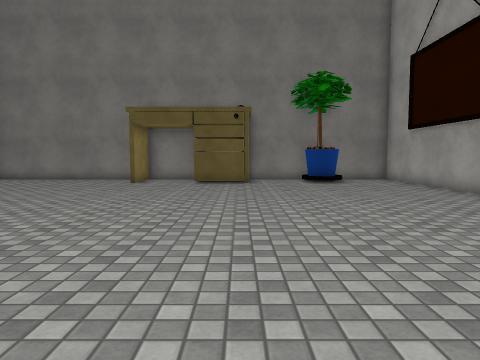
view 1 (above)

16 first-person views from a walk through a scene from a Unity 3-D project. The camera is 1.2 m above the floor, tilts 4° down and sees 70° across. The floor is counted in squares, 1 m on a side. Each view is taken from the middle of a square. On the plan, view 1 faces up. The plan holds only what a view shows up to about 14 squares ahead; the rest is blank. Some surface patterns are stand-ins.

view 2
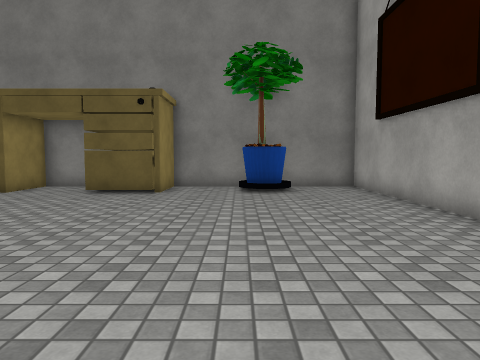

view 3
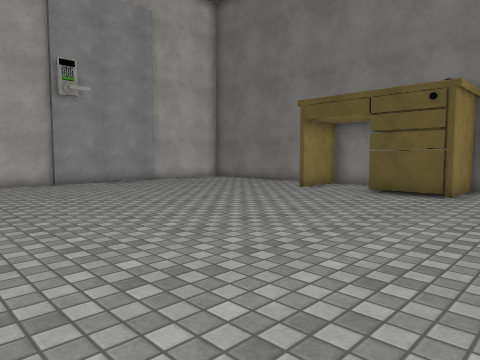

view 4
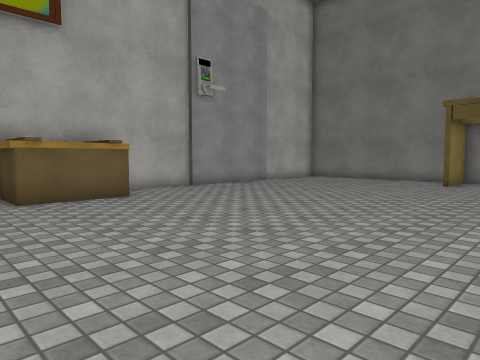

view 5
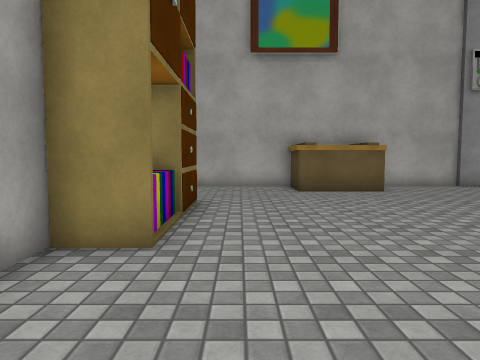

view 6
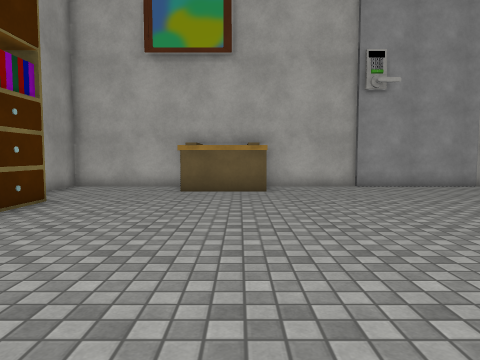

view 7
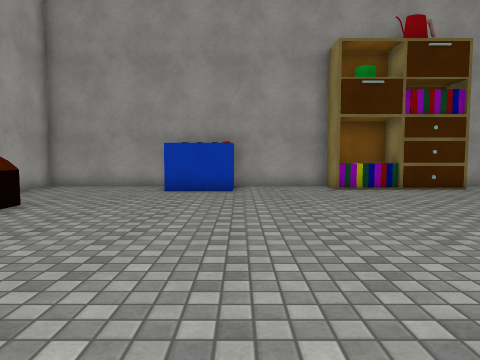

view 8
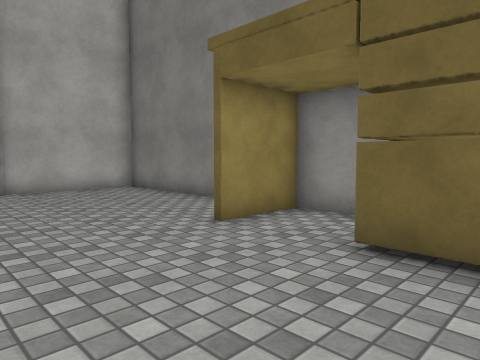

view 9
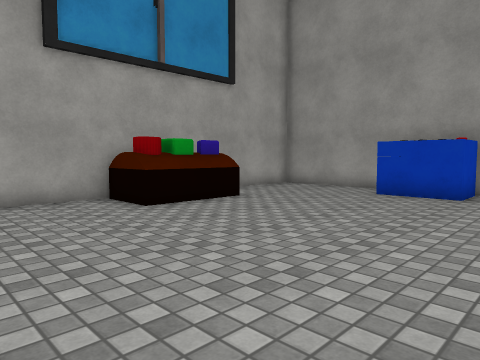

view 10
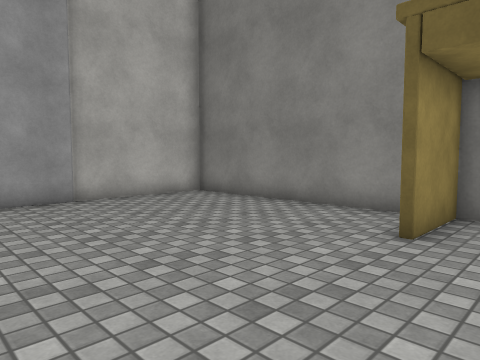

view 11
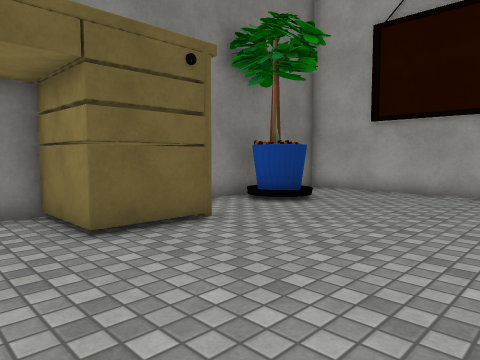

view 12
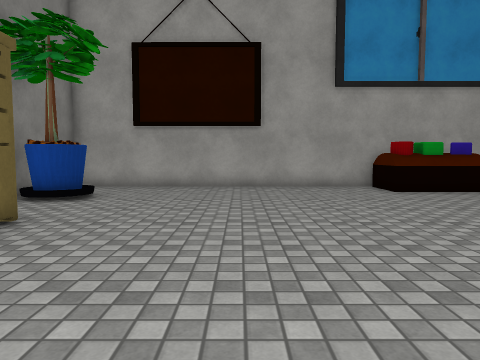

view 13
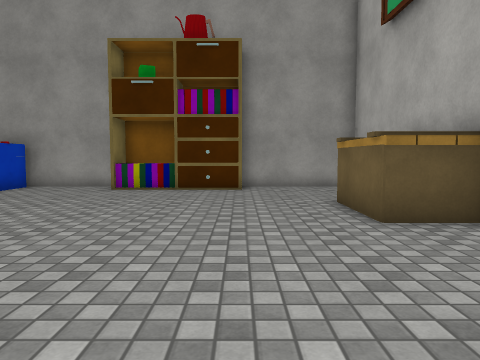

view 14
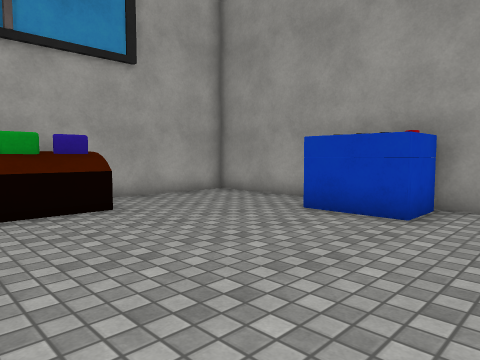

view 15
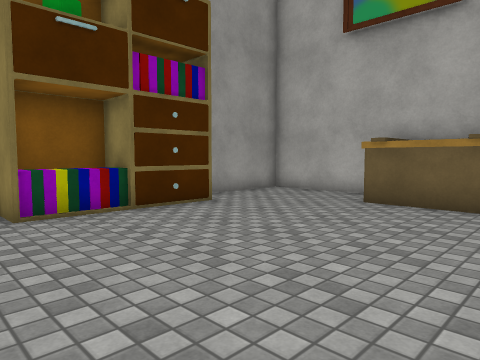

view 16
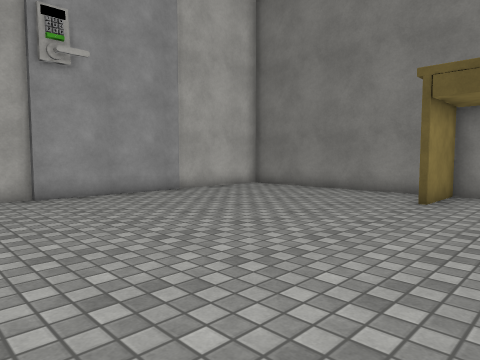

### Floor plan
Key: @ floor where view 1 was taken; # wall or solid block; . floor; ^ raised ledge; B box; O other object.
Columns run from 13 left of view 1 to 8 right of it. Each row starts with its distance up from view 1.
 18 ############OO########
 17 #.......O..OOO...^...#
 16 #.......O..OOO...#...#
 15 #.......O..OOO.......#
 14 #....................#
 13 #....................#
 12 #....................#
 11 #....................#
 10 #....................#
  9 #....................#
  8 #....................#
  7 #....................#
  6 #..................^^#
  5 #BB................^^#
  4 #BB................  #
  3 #BB................^^#
  2 #BB..................#
  1 #....................#
  0 #............@.......#
 -1 #....OOO.O...BBB.....#
 -2 #.... OOOO...BB .....#
 -3 ######   #############

Where each view was taken, in squares from view 1:
view 1: 0 up, 0 right, facing up
view 2: 4 up, 3 right, facing up
view 3: 4 up, 3 right, facing up-left
view 4: 0 up, 1 left, facing up-left
view 5: 0 up, 1 right, facing left
view 6: 4 up, 1 right, facing left
view 7: 11 up, 0 right, facing down
view 8: 11 up, 0 right, facing up-left
view 9: 10 up, 2 left, facing down-right
view 10: 10 up, 3 left, facing up-left
view 11: 10 up, 4 left, facing up-right
view 12: 11 up, 6 left, facing right
view 13: 11 up, 8 left, facing down
view 14: 6 up, 2 left, facing down-right
view 15: 6 up, 2 left, facing down-left
view 16: 6 up, 2 left, facing up-left
